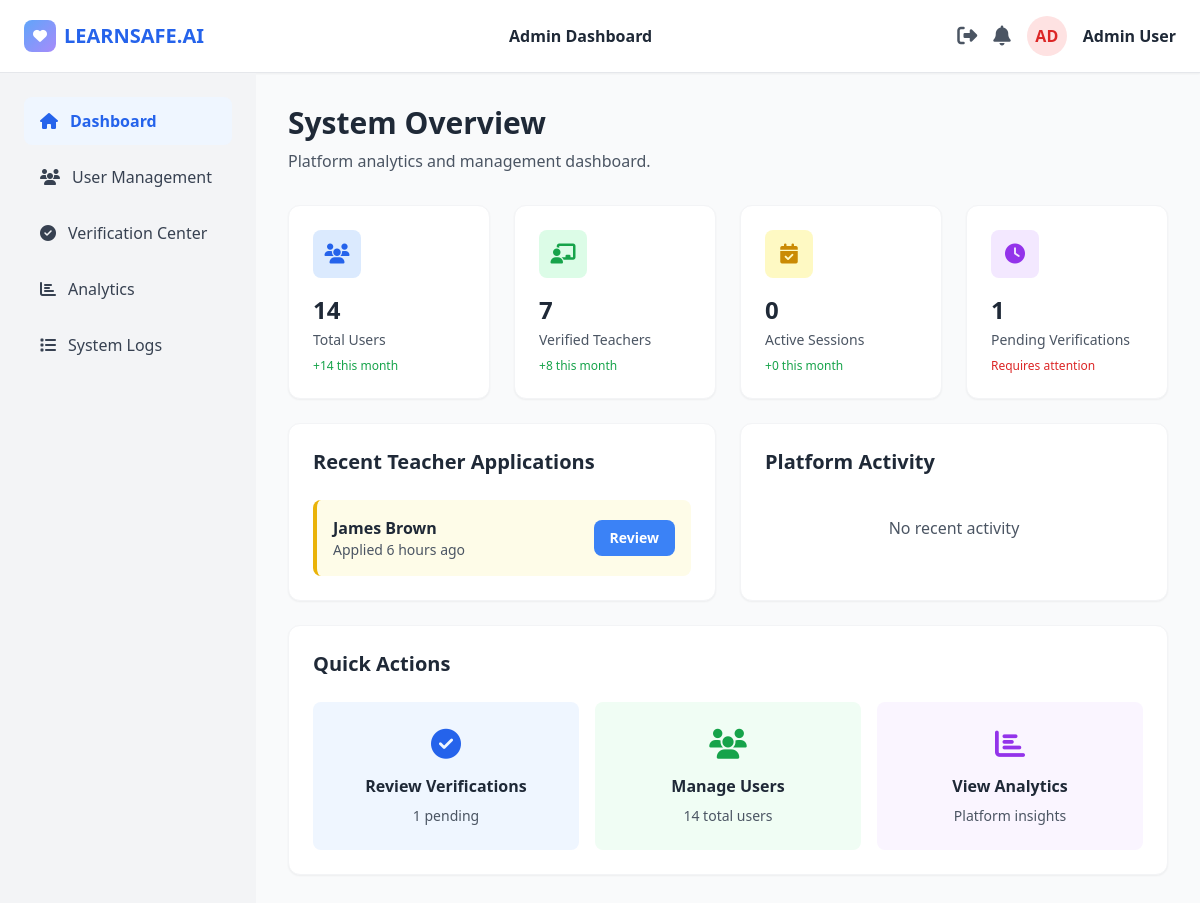
Page /admin/dashboard.php (signed in) on the committed database.
### tables this page shows
CREATE TABLE IF NOT EXISTS users (
    id INT AUTO_INCREMENT PRIMARY KEY,
    email VARCHAR(255) UNIQUE NOT NULL,
    password VARCHAR(255) NOT NULL,
    full_name VARCHAR(255) NOT NULL,
    role ENUM('parent', 'teacher', 'admin') NOT NULL,
    status ENUM('active', 'pending', 'suspended', 'rejected') DEFAULT 'pending',
    created_at TIMESTAMP DEFAULT CURRENT_TIMESTAMP,
    updated_at TIMESTAMP DEFAULT CURRENT_TIMESTAMP ON UPDATE CURRENT_TIMESTAMP,
    last_login TIMESTAMP NULL,
    remember_token VARCHAR(255) NULL,
    INDEX idx_email (email),
    INDEX idx_role (role),
    INDEX idx_status (status)
);

CREATE TABLE IF NOT EXISTS teachers (
    id INT AUTO_INCREMENT PRIMARY KEY,
    user_id INT NOT NULL,
    specialization VARCHAR(255) NOT NULL,
    location VARCHAR(255) NOT NULL,
    experience_years INT DEFAULT 0,
    hourly_rate DECIMAL(10, 2) NOT NULL,
    bio TEXT NULL,
    license_file VARCHAR(255) NULL,
    license_number VARCHAR(255) NULL,
    verification_status ENUM('pending', 'approved', 'rejected') DEFAULT 'pending',
    verified_at TIMESTAMP NULL,
    verified_by INT NULL,
    rating DECIMAL(3, 2) DEFAULT 0.00,
    total_reviews INT DEFAULT 0,
    profile_image VARCHAR(255) NULL,
    created_at TIMESTAMP DEFAULT CURRENT_TIMESTAMP,
    updated_at TIMESTAMP DEFAULT CURRENT_TIMESTAMP ON UPDATE CURRENT_TIMESTAMP,
    FOREIGN KEY (user_id) REFERENCES users(id) ON DELETE CASCADE,
    FOREIGN KEY (verified_by) REFERENCES users(id) ON DELETE SET NULL,
    INDEX idx_user_id (user_id),
    INDEX idx_verification_status (verification_status),
    INDEX idx_location (location),
    INDEX idx_specialization (specialization)
);

### admin/dashboard.php (the view, shortened to what the rows shown need)
<?php
require_once __DIR__ . '/../includes/auth.php';
require_once __DIR__ . '/../includes/admin_functions.php';
$user_id = getCurrentUserId();
$user = getUserData($user_id);
$recent_applications = getRecentTeacherApplications(5);
?>
<!DOCTYPE html>
<html lang="en">
<head>
    <script src="https://cdn.tailwindcss.com"></script>
    <link rel="stylesheet" href="https://cdnjs.cloudflare.com/ajax/libs/font-awesome/6.4.0/css/all.min.css">
</head>
<body class="bg-gray-50 min-h-screen">
    <header class="bg-white shadow-sm border-b">
        <div class="flex items-center justify-between px-6 py-4">
            <div class="flex items-center space-x-4">
                <a href="../api/logout.php" class="text-gray-600 hover:text-red-600" title="Logout">
                    <i class="fas fa-sign-out-alt text-xl cursor-pointer"></i>
                </a>
                <i class="fas fa-bell text-gray-600 text-xl cursor-pointer"></i>
                <div class="w-10 h-10 bg-red-100 rounded-full flex items-center justify-center">
                    <span class="text-red-600 font-bold"><?php echo strtoupper(substr($user['full_name'], 0, 2)); ?></span>
                </div>
                <span class="text-gray-800 font-semibold"><?php echo htmlspecialchars($user['full_name']); ?></span>
            </div>
        </div>
    </header>
    <div class="flex">
        <main class="flex-1 p-8">
            <div class="mb-8">
                <h1 class="text-3xl font-bold text-gray-800 mb-2">System Overview</h1>
            </div>
            <div class="grid lg:grid-cols-2 gap-6 mb-6">
                <div class="bg-white rounded-xl shadow-sm p-6 border border-gray-100">
                    <h2 class="text-xl font-bold text-gray-800 mb-6">Recent Teacher Applications</h2>
                    <div class="space-y-4">
                        <?php if (!empty($recent_applications)): ?>
                            <?php foreach ($recent_applications as $application): ?>
                            <div class="flex items-center justify-between p-4 bg-yellow-50 rounded-lg border-l-4 border-yellow-500">
                                <div>
                                    <h3 class="font-bold text-gray-800"><?php echo htmlspecialchars($application['full_name']); ?></h3>
                                    <p class="text-sm text-gray-600">
                                        <?php
                                        $applied_at = new DateTime($application['applied_at']);
                                        $now = new DateTime();
                                        $diff = $now->diff($applied_at);
                                        if ($diff->days > 0) {
                                            echo "Applied {$diff->days} day" . ($diff->days > 1 ? 's' : '') . " ago";
                                        } elseif ($diff->h > 0) {
                                            echo "Applied {$diff->h} hour" . ($diff->h > 1 ? 's' : '') . " ago";
                                        } else {
                                            echo "Applied {$diff->i} minute" . ($diff->i > 1 ? 's' : '') . " ago";
                                        }
                                        ?>
                                    </p>
                                </div>
                                <a href="verification.php?id=<?php echo $application['id']; ?>" class="px-4 py-2 bg-blue-500 text-white rounded-lg hover:bg-blue-600 transition font-semibold text-sm">
                                    Review
                                </a>
                            </div>
                            <?php endforeach; ?>
                        <?php else: ?>
                            <div class="text-center py-4">
                                <p class="text-gray-600">No pending applications</p>
                            </div>
                        <?php endif; ?>
                    </div>
                </div>
                <div class="bg-white rounded-xl shadow-sm p-6 border border-gray-100">
                    <h2 class="text-xl font-bold text-gray-800 mb-6">Platform Activity</h2>
                </div>
            </div>
            <div class="bg-white rounded-xl shadow-sm p-6 border border-gray-100">
                <h2 class="text-xl font-bold text-gray-800 mb-6">Quick Actions</h2>
            </div>
        </main>
    </div>
</body>
</html>

### rows in the picture
users: full_name "AD", full_name "Admin User"
teachers: user.full_name "James Brown", user.created_at "6"

### other values in the picture
$stats['total_users'] "14"
$stats['users_this_month'] "14"
$stats['verified_teachers'] "7"
$stats['teachers_this_month'] "8"
$stats['active_sessions'] "0"
$stats['sessions_this_month'] "0"
$stats['pending_verifications'] "1"
